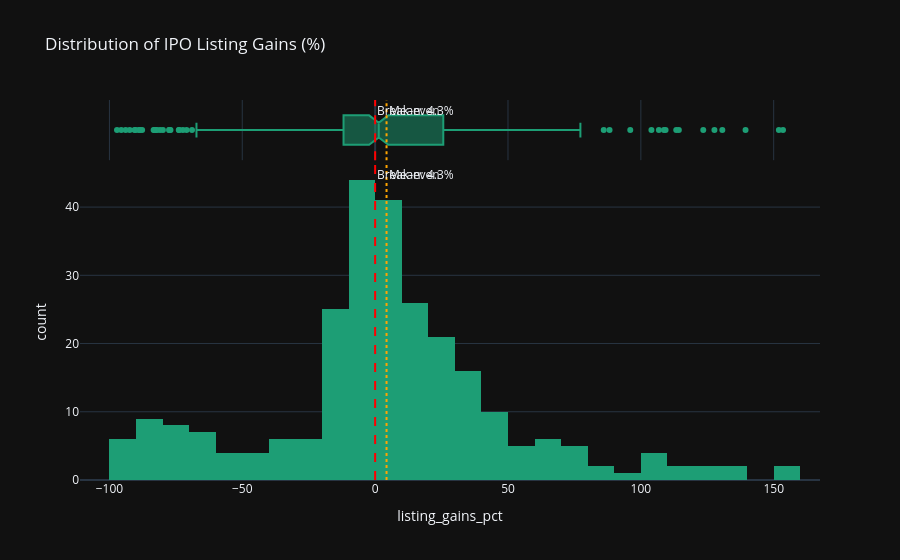

Notebook cell for this chart:
### Code cell
fig = px.histogram(
    df,
    x="listing_gains_pct",
    nbins=40,
    title="Distribution of IPO Listing Gains (%)",
    color_discrete_sequence=["#1D9E75"],
    marginal="box"
)
fig.add_vline(x=0, line_dash="dash", line_color="red",
              annotation_text="Break-even")
fig.add_vline(x=df["listing_gains_pct"].mean(),
              line_dash="dot", line_color="orange",
              annotation_text=f"Mean: {df['listing_gains_pct'].mean():.1f}%")
fig.show()

### Figure 1 — Plotly figure (JSON) as saved in the notebook; plotly's stock layout.template omitted (floating-point values rounded to 4 significant figures; data arrays with more than 128 entries replaced by an {"elided": "..."} marker saying what was removed)
{"data": [{"bingroup": "x", "hovertemplate": "listing_gains_pct=%{x}<br>count=%{y}<extra></extra>", "legendgroup": "", "marker": {"color": "#1D9E75", "pattern": {"shape": ""}}, "name": "", "nbinsx": 40, "orientation": "v", "showlegend": false, "x": {"elided": "264 float values"}, "xaxis": "x", "yaxis": "y", "type": "histogram"}, {"hovertemplate": "listing_gains_pct=%{x}<extra></extra>", "legendgroup": "", "marker": {"color": "#1D9E75"}, "name": "", "notched": true, "showlegend": false, "x": {"elided": "264 float values"}, "xaxis": "x2", "yaxis": "y2", "type": "box"}], "layout": {"xaxis": {"anchor": "y", "domain": [0.0, 1.0], "title": {"text": "listing_gains_pct"}}, "yaxis": {"anchor": "x", "domain": [0.0, 0.8316], "title": {"text": "count"}}, "xaxis2": {"anchor": "y2", "domain": [0.0, 1.0], "matches": "x", "showticklabels": false, "showgrid": true}, "yaxis2": {"anchor": "x2", "domain": [0.8416, 1.0], "matches": "y2", "showticklabels": false, "showline": false, "ticks": "", "showgrid": false}, "legend": {"tracegroupgap": 0}, "title": {"text": "Distribution of IPO Listing Gains (%)"}, "barmode": "relative", "shapes": [{"line": {"color": "red", "dash": "dash"}, "type": "line", "x0": 0, "x1": 0, "xref": "x", "y0": 0, "y1": 1, "yref": "y domain"}, {"line": {"color": "red", "dash": "dash"}, "type": "line", "x0": 0, "x1": 0, "xref": "x2", "y0": 0, "y1": 1, "yref": "y2 domain"}, {"line": {"color": "orange", "dash": "dot"}, "type": "line", "x0": 4.291, "x1": 4.291, "xref": "x", "y0": 0, "y1": 1, "yref": "y domain"}, {"line": {"color": "orange", "dash": "dot"}, "type": "line", "x0": 4.291, "x1": 4.291, "xref": "x2", "y0": 0, "y1": 1, "yref": "y2 domain"}], "annotations": [{"showarrow": false, "text": "Break-even", "x": 0, "xanchor": "left", "xref": "x", "y": 1, "yanchor": "top", "yref": "y domain"}, {"showarrow": false, "text": "Break-even", "x": 0, "xanchor": "left", "xref": "x2", "y": 1, "yanchor": "top", "yref": "y2 domain"}, {"showarrow": false, "text": "Mean: 4.3%", "x": 4.291, "xanchor": "left", "xref": "x", "y": 1, "yanchor": "top", "yref": "y domain"}, {"showarrow": false, "text": "Mean: 4.3%", "x": 4.291, "xanchor": "left", "xref": "x2", "y": 1, "yanchor": "top", "yref": "y2 domain"}]}}
